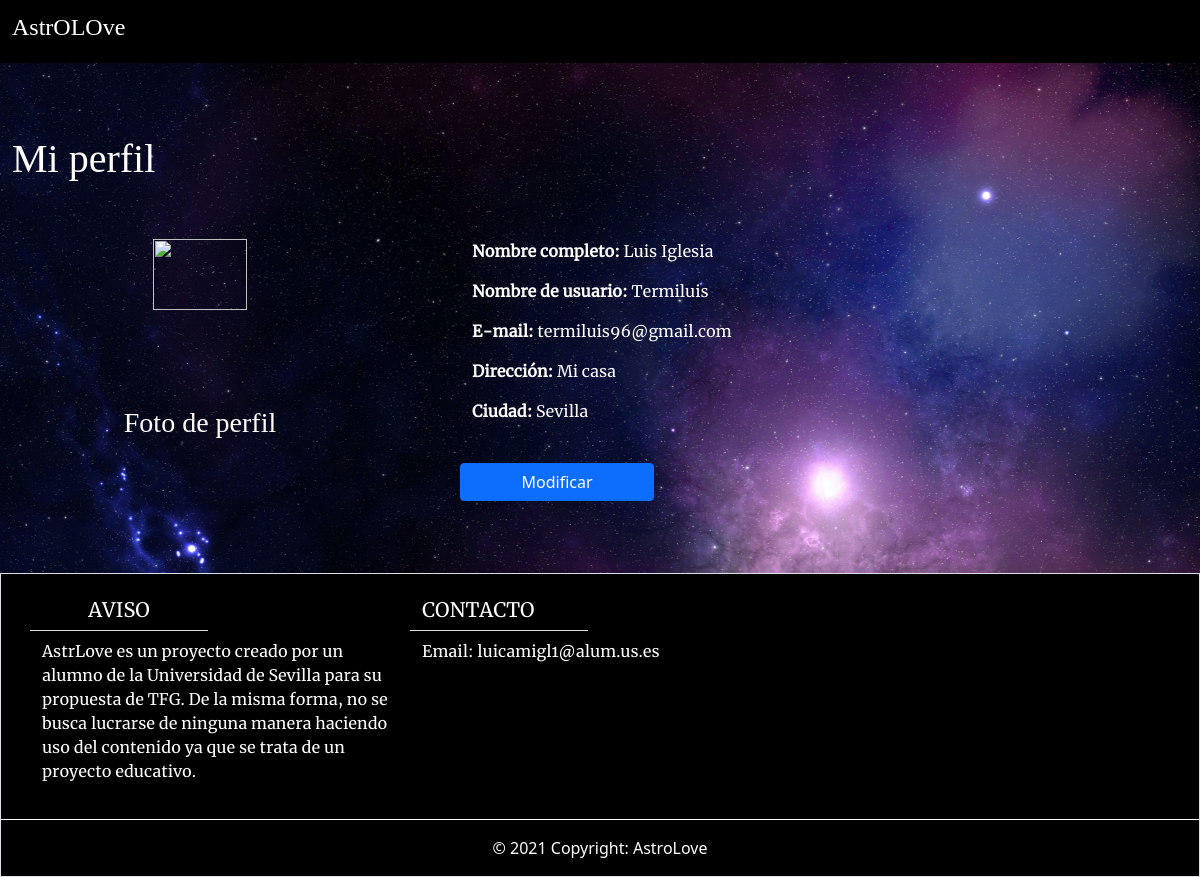
The page /perfil/ (signed in) on the database its author committed.
### main/models.py (models this page shows, shortened)
class Usuario(models.Model):
    address = models.CharField(max_length=250)
    city = models.CharField(max_length=50)
    isDeleted = models.BooleanField()
    profilePicUrl = models.ImageField(upload_to="static/fotos_perfil/", blank=True)
    photo = models.CharField(max_length=550)
    isAccountNonExpired = models.BooleanField(default=False)
    isEnabled = models.BooleanField(default=False)
    isPro = models.BooleanField(default=False)
    user = models.OneToOneField(User, on_delete=models.CASCADE, default=None)
    def nombreCompleto(self):
        return self.user.first_name + " " + self.user.last_name

### main/views.py (the view)
# urls.py: path('perfil/', views.perfil),
@login_required
def perfil(request):
    usuario = Usuario.objects.get(user=request.user)
    return render(request, 'perfil.html', {"usuario":usuario})

### main/templates/perfil.html (shortened to what this page needs)
{% extends 'header_logged.html' %}
{% block contenido %}
{% if not form %}
<div class="container-fluid py-5" id="background5">
    <div class="row my-4" style="color: white">
        <h1>Mi perfil</h1>
    </div>
    <div class="row mt-5">
        <div class="col-lg-4 text-center" style="color: white">
            <img class="img-fluid w-50"
                src="http://127.0.0.1:8000/{{usuario.profilePicUrl}}" alt="">
            <h3 class="my-4 text-white">Foto de perfil</h3>
        </div>
        <div class="col-lg-8 ml-5">
            <div class="row mx-5" style="color: white">
                <p><strong>Nombre completo: </strong>{{usuario.nombreCompleto}}</p>
            </div>
            <div class="row mx-5" style="color: white">
                <p><strong>Nombre de usuario: </strong>{{usuario.user.username}}</p>
            </div>
            <div class="row mx-5" style="color: white">
                <p><strong>E-mail: </strong>{{usuario.user.email}}</p>
            </div>
            <div class="row mx-5" style="color: white">
                <p><strong>Dirección: </strong>{{usuario.address}}</p>
            </div>
            <div class="row mx-5" style="color: white">
                <p><strong>Ciudad: </strong>{{usuario.city}}</p>
            </div>
            <button type="button" class="btn btn-primary  mx-5 my-4 w-25">
            <a class="text-white text-decoration-none" href="update/">Modificar</a>
            </button>
        </div>
    </div>
</div>
{% endif %}
{% endblock %}

### static/index.css (style rules this page uses)
#background5 { background-image: url("video_inicio/background5.jpg"); background-attachment: fixed; background-position: center; background-repeat: no-repeat; background-size: cover; }
h1,h2,h3,h4 { font-family: 'BaronNeue-Black'; }
p,h5,h6 { font-family: 'Merriweather-Regular'; }

### rows shown on the page
Usuario: nombreCompleto "Luis Iglesia", user.username "Termiluis", user.email "termiluis96@gmail.com", address "Mi casa", city "Sevilla"
